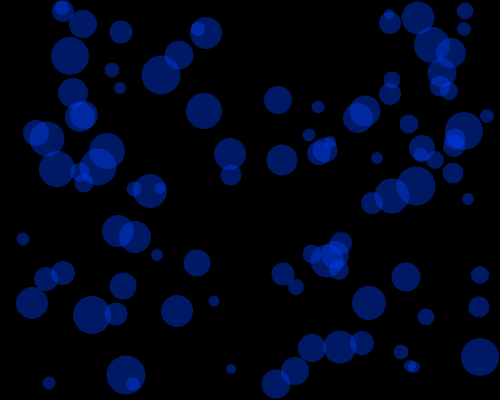
Frame 1 (no input)
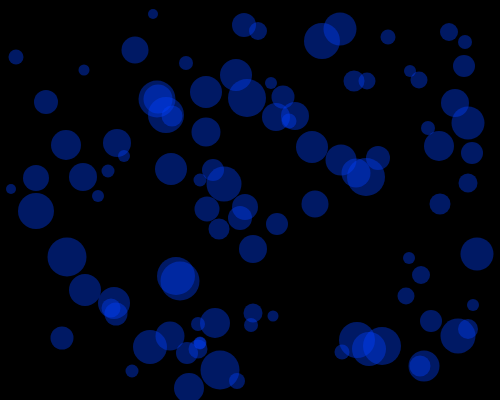
Frame 60 (no input)
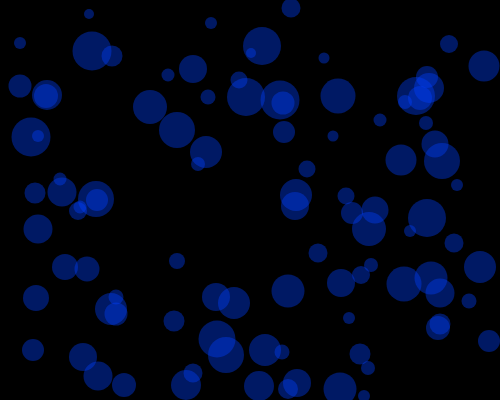
Frame 120 (the mouse pressed at the canvas centre since frame 60)

The p5.js sketch that drew these frames (run headless with seeded random() and noise() and a simulated clock; from frame 60 on, the mouse is pressed at the canvas centre):

// p5.js sketch
// ── sketch.js

//変数を宣言
var MAX;          //表示するオブジェクトの最大数

//配列を宣言
var x = [];       //オブジェクトのx座標の配列
var y = [];       //オブジェクトのy座標の配列
var d = [];       //オブジェクトの直径の配列
var r = [];       //オブジェクトの半径の配列
var xSpeed = [];  //オブジェクトのx方向への移動速度の配列
var ySpeed = [];  //オブジェクトのy方向への移動速度の配列

function setup() {

//初期化
	MAX = 100;
	xSpeed = [MAX];
	ySpeed = [MAX];
	x = [MAX];
	y = [MAX];
	d = [MAX];
	r = [MAX];

	createCanvas(500, 400);
	noStroke();
	fill(0,64,255,100);	

	for ( i = 0; i < MAX; i++) {
		xSpeed[i] = floor(random(-4,4));
		ySpeed[i] = floor(random(-6,6));
		d[i] = floor(random(10, 40));
		r[i] = d[i]/2;
		x[i] = floor(random(0 + r[i], width  - r[i]));
		y[i] = floor(random(0 + r[i], height - r[i]));
	}
	
}


function draw() {
	background(0);

	var array_l = x.length;	
	for (var i = 0; i < array_l; i++) {
		ellipse(x[i],y[i],d[i],d[i]);

		x[i] = x[i] + xSpeed[i];
		y[i] = y[i] + ySpeed[i];

		if (x[i] > width - r[i] || x[i] < 0 + r[i]) {
			xSpeed[i] = -xSpeed[i];
		}

		if (y[i] > height - r[i] || y[i] < 0 + r[i]) {
			ySpeed[i] = -ySpeed[i];
		}
	}

}
